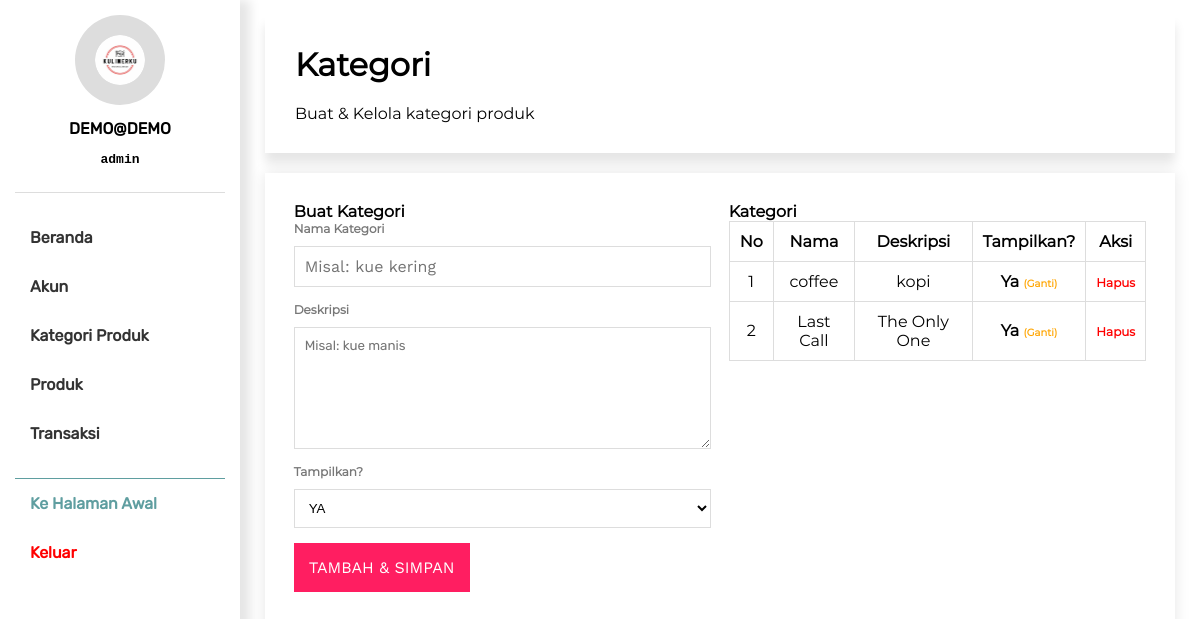
The page /panel/kategori.php (signed in) on the database its author committed.
### tables this page shows
CREATE TABLE `kategori` (
  `id_data` int(255) NOT NULL,
  `nama_kat` varchar(255) NOT NULL,
  `deskripsi` text DEFAULT NULL,
  `tampil` int(1) NOT NULL
);

### backend/model/Querybuilder.php (called while the page is built, shortened)
<?php
require 'Database.php';
class Querybuilder
{
   private $tableName;
   function __construct($dbname)
   {
      $this->tableName = $dbname;
   }
   function selectAll($clause)
   {
      $dbconf = new Database();
      $table = $this->tableName;
      $query = "SELECT * FROM $table WHERE $clause";
      $exe = mysqli_query($dbconf->connect(),$query);
      $data['rows'] = mysqli_num_rows($exe);
      $data['result'] = $exe;
      return $data;
   }
}

### backend/model/Database.php (called while the page is built)
<?php
class Database
{
   function connect()
   {
      $username = 'root';
      $password = '';
      $host = 'localhost';
      $db = "dimmeplace";
      return mysqli_connect($host, $username, $password, $db);
   }
}

### panel/kategori.php (the view, shortened to what this page needs)
<?php
require '../backend/model/Querybuilder.php';
$getter = new Querybuilder('kategori');
$cats = $getter->selectAll("1 ORDER BY nama_kat ASC");
?>
<!DOCTYPE Html>
<html lang="id">
<head>
   <?php include 'temps/stylenscripts.php'?>
</head>
<body style="padding:0;margin:0;">
<?php include 'temps/sidebar.php' ?>
<div class="panel-sections">
   <div class="sect-heading">
      <h1>Kategori</h1>
      <p>Buat & Kelola kategori produk</p>
   </div>
   <div class="sect-body">
      <div class="sect-col-half">
         <h4>Buat Kategori</h4>
         <form action="actions/create-cat.php" method="post">
            <div class="form-group">
               <label>Nama Kategori</label>
               <input type="text" required name="name" placeholder="Misal: kue kering">
            </div>
            <div class="form-group">
               <label>Deskripsi</label>
               <textarea name="desc" placeholder="Misal: kue manis"></textarea>
            </div>
            <div class="form-group">
               <label>Tampilkan?</label>
               <select required name="show">
                  <option value="1">YA</option>
               </select>
            </div>
            <div class="form-group">
               <button type="submit">Tambah & Simpan</button>
            </div>
         </form>
      </div>
      <div class="sect-col-half">
         <h4>Kategori</h4>
         <table cellpadding="10" border-collapse="collapse" class="table-styled">
            <thead>
               <tr>
                  <th>No</th>
                  <th>Nama</th>
                  <th>Deskripsi</th>
                  <th>Tampilkan?</th>
                  <th>Aksi</th>
               </tr>
            </thead>
            <tbody>
            <?php
            $n=0;
            while($fetch = mysqli_fetch_array($cats['result']))
            {
               $n++;
               ?>
               <tr>
                  <td><?= $n ?></td>
                  <td class="edit-name<?= $n ?>" contenteditable="true" data-id="<?= $fetch['id_data'] ?>"><?= $fetch['nama_kat'] ?></td>
                  <td class="edit-desc<?= $n ?>" contenteditable="true" data-id="<?= $fetch['id_data'] ?>"><?= $fetch['deskripsi'] ?></td>
                  <td>
                     <?php
                     if($fetch['tampil'] == 1)
                     {
                        ?>
                        <b>Ya</b>
                        <a href="actions/cat-change.php?id=<?= $fetch['id_data'] ?>" style="font-size:10px;text-decoration: none;color:orange;font-weight:bold;" href="#">(Ganti)</a>
                        <?php
                     }
                     else{
                        ?>
                        <b style="color:red;">Tidak</b>
                        <a href="actions/cat-change.php?id=<?= $fetch['id_data'] ?>" style="font-size:10px;text-decoration: none;color:orange;font-weight:bold;" href="#">(Ganti)</a>
                        <?php
                     }
                     ?>
                  </td>
                  <td>
                     <a href="actions/cat-delete.php?id=<?= $fetch['id_data'] ?>" style="color:red;font-size:12px;text-decoration: none;font-weight:bold;">Hapus</a>
                  </td>
               </tr>
               <?php
            }
            ?>
            </tbody>
         </table>
      </div>
   </div>
</div>
</body>

### assets/css/style.css (style rules this page uses)
.jumbotron>h1,h4 { margin:0; padding:0; }
input,button { font-family: "Primary"; }
button { cursor: pointer; font-size:16px; text-transform: uppercase; }
input { font-size:16px; }
body { font-family: "Second"; margin:0; padding:0; }
.prd-wrapper > div > h1,p { padding:0; margin:0; }
.panel-sections { padding:15px; padding-left:25px; padding-right:25px; float:left; box-sizing:border-box; width:80%; margin-left:20%; }
.sect-heading { background: rgba(255,255,255,0.7); text-align: center; padding:20px; display: flex; flex-flow: column; align-items: flex-start; box-shadow: 0 10px 10px rgba(0,0,0,0.1); }
.sect-heading > h1,p { margin:0; padding:10px; }
.sect-body { padding:20px; box-shadow:0 0 15px rgba(0,0,0,0.1); margin-top:20px; display: flex; flex-flow: row wrap; justify-content: flex-start; justify-items: flex-start; }
.sect-col-half { width:48%; padding:1%; }
.form-group { display: flex; flex-flow: column; margin-bottom:15px; }
.form-group > label { font-weight:bold; font-size:12px; color:#777; margin-bottom: 10px; }
.form-group > input { padding:10px; border:1px solid #ddd; }
.form-group > textarea { height:100px; font-family: "Rubiks"; padding:10px; border:1px solid #ddd; }
.form-group > select { padding:10px; border:1px solid #ddd; background-color: transparent; cursor: pointer; }
.form-group > button { padding:15px; width:fit-content; border:none; background-color: rgb(255,30,97); color: #fff; }
table { width:100%; }
table,th,td { text-align: center; border-collapse: collapse; border: 1px solid #ddd; }

### rows shown on the page
kategori: nama_kat "coffee", deskripsi "kopi"
kategori: nama_kat "Last Call", deskripsi "The Only One"

### other values the page prints
$_SESSION['user'] "DEMO@DEMO"
$_SESSION['level'] "admin"
